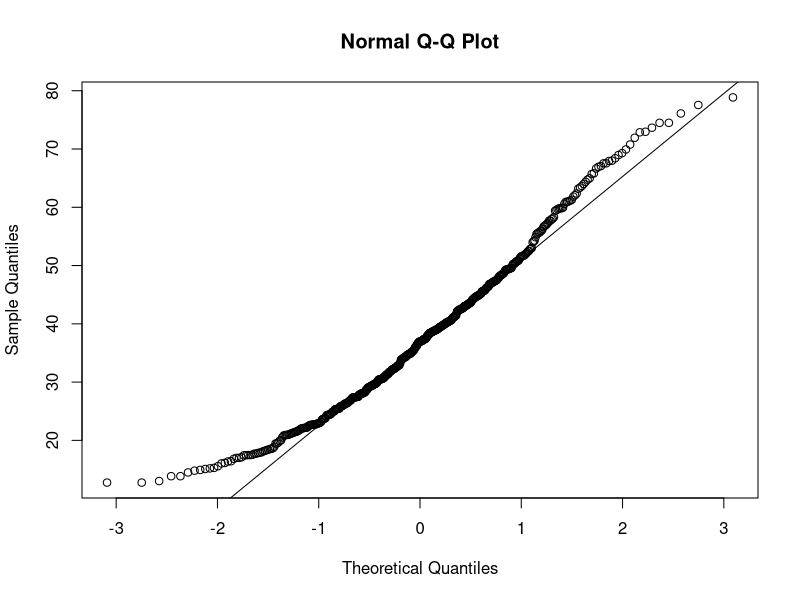
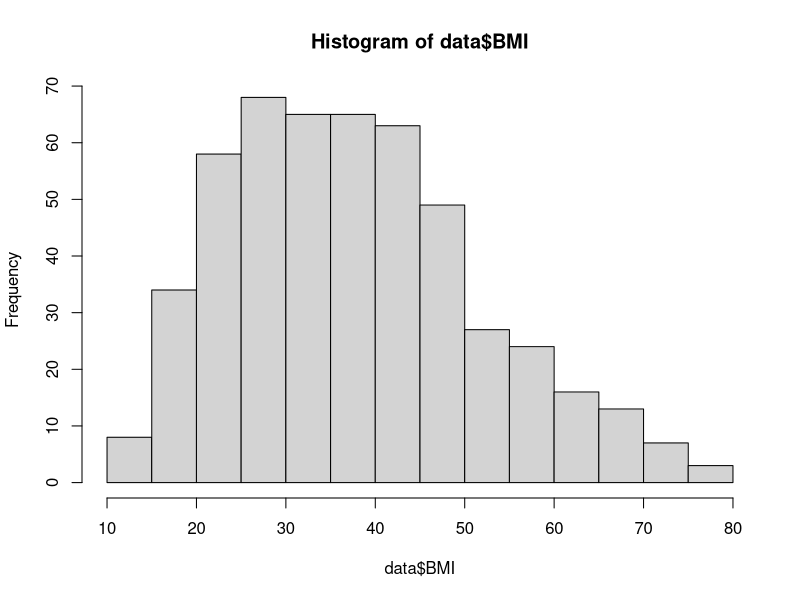

Reproduce these figures in R, in order.
data<-read.table("Person_Index.txt",header = T) # load data
data

var(data$Height) # variance calculation
sd(data$Weight) # Standard Deviation calculation

BMI <- c() # create space for BMI
rank <- c() # create space for BMI_Index

for (i in 1:nrow(data)){   # loop:row by row
  temp_BMI <- (10000*data[i,3]/(data[i,2]*data[i,2]))  # BMI value equation
  if (temp_BMI<18.5){  # give index to BMI value
    temp_rank <- 0
  }
  else if (temp_BMI<25){
    temp_rank <- 1
  }
  else if (temp_BMI<30){
    temp_rank <- 2
  }
  else if (temp_BMI<35){
    temp_rank <-3
  }
  else if (temp_BMI<40){
    temp_rank <-4
  }
  else{
    temp_rank <-5
  }
  BMI<-rbind(BMI,temp_BMI)  # store temp_BMI to BMI
  rank<-rbind(rank,temp_rank) # store temp_rank to rank
}
data<-cbind(data,BMI)  # add col:BMI
data<-cbind(data,rank) # add col:Index

qqnorm(data$BMI);qqline(data$BMI)  # Q-Q plot, 
hist(data$BMI)  # histogram 
mean(data$rank)  # calculate miu
data$rank<- factor(data$rank) # change data type (from num -> factor)
summary(data$rank)
x<-c(34/500,66/500,68/500,65/500,65/500,202/500)   # PMF
y<-c(0,1,2,3,4,5)
E<- sum(x*y)  # expected value
E  
